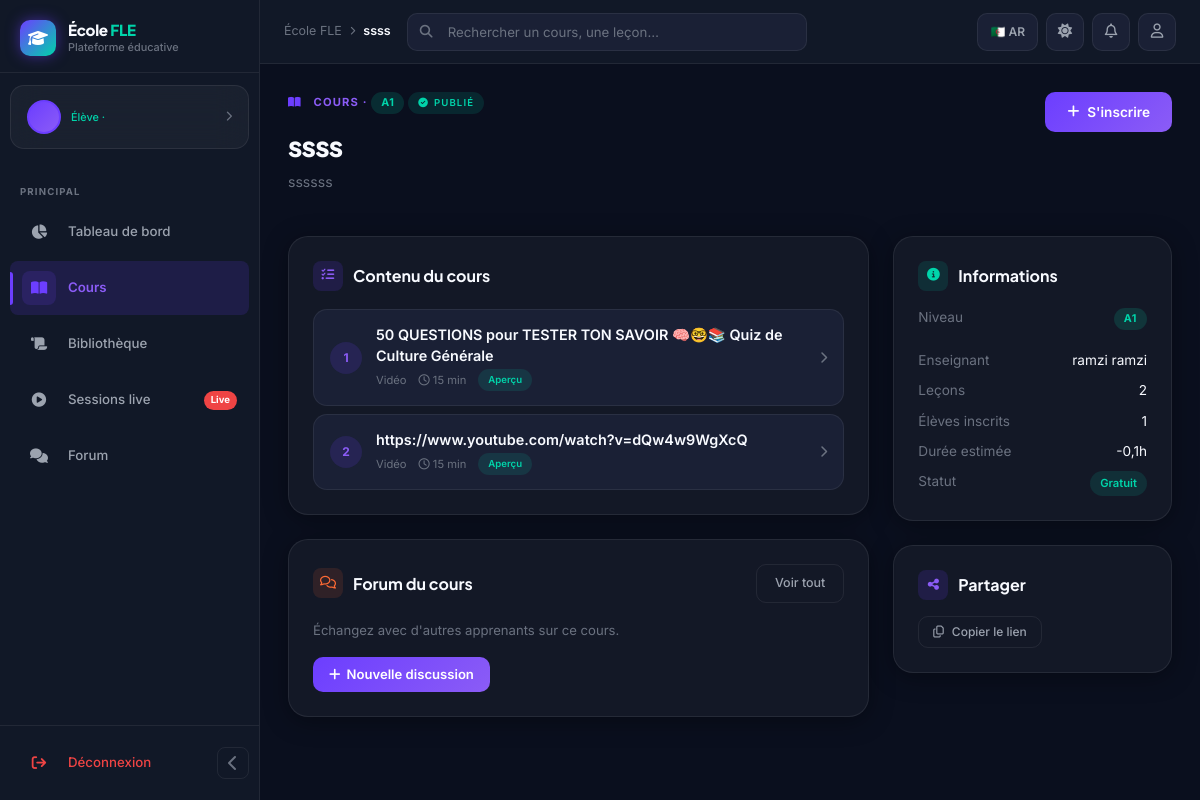
The app's page /courses/ssss/ with its own data.
### apps/courses/models.py (models this page shows, shortened)
class Course(models.Model):
    class Level(models.TextChoices):
        A1 = 'A1', 'A1 - Débutant'
        A2 = 'A2', 'A2 - Élémentaire'
        B1 = 'B1', 'B1 - Intermédiaire'
    class Status(models.TextChoices):
        DRAFT = 'draft', _('Brouillon')
        PUBLISHED = 'published', _('Publié')
        ARCHIVED = 'archived', _('Archivé')
    title = models.CharField(max_length=300, verbose_name=_('Titre'))
    slug = models.SlugField(unique=True)
    description = models.TextField(verbose_name=_('Description'))
    thumbnail = models.ImageField(upload_to='course_thumbnails/', null=True, blank=True)
    level = models.CharField(max_length=5, choices=Level.choices, default=Level.A1)
    category = models.ForeignKey(Category, on_delete=models.SET_NULL, null=True, blank=True)
    teacher = models.ForeignKey(
        settings.AUTH_USER_MODEL,
        on_delete=models.CASCADE,
        related_name='courses_taught',
        limit_choices_to={'role': 'teacher'},
    )
    status = models.CharField(max_length=20, choices=Status.choices, default=Status.DRAFT)
    is_published = models.BooleanField(default=False)
    is_free = models.BooleanField(default=True)
    duration_hours = models.DecimalField(max_digits=4, decimal_places=1, null=True, blank=True)
    prerequisites = models.ManyToManyField('self', symmetrical=False, blank=True)
    created_at = models.DateTimeField(auto_now_add=True)
    updated_at = models.DateTimeField(auto_now=True)
    class Meta:
        ordering = ['-created_at']
        verbose_name = _('Cours')
        verbose_name_plural = _('Cours')
    @property
    def total_lessons(self):
        return self.lessons.count()
    @property
    def enrolled_count(self):
        return self.enrollments.count()

class Lesson(models.Model):
    class LessonType(models.TextChoices):
        VIDEO = 'video', _('Vidéo')
        TEXT = 'text', _('Texte')
        EXERCISE = 'exercise', _('Exercice')
        QUIZ = 'quiz', _('Quiz')
    course = models.ForeignKey(Course, on_delete=models.CASCADE, related_name='lessons')
    title = models.CharField(max_length=300)
    lesson_type = models.CharField(max_length=20, choices=LessonType.choices, default=LessonType.VIDEO)
    order = models.PositiveSmallIntegerField(default=0)
    description = models.TextField(blank=True)
    video_url = models.URLField(blank=True, help_text='YouTube, Vimeo, or direct URL')
    video_file = models.FileField(upload_to='course_materials/videos/', blank=True, null=True)
    content = models.TextField(blank=True, help_text='Rich text content for text lessons')
    duration_minutes = models.PositiveSmallIntegerField(null=True, blank=True)
    is_free_preview = models.BooleanField(default=False)
    created_at = models.DateTimeField(auto_now_add=True)
    class Meta:
        ordering = ['order']
        verbose_name = _('Leçon')

### apps/accounts/models.py (models this page shows, shortened)
class User(AbstractUser):
    class Role(models.TextChoices):
        ADMIN = 'admin', _('Administrateur')
        TEACHER = 'teacher', _('Enseignant')
        STUDENT = 'student', _('Élève')
        GUEST = 'guest', _('Visiteur')
    class Level(models.TextChoices):
        A1 = 'A1', 'A1 - Débutant'
        A2 = 'A2', 'A2 - Élémentaire'
        B1 = 'B1', 'B1 - Intermédiaire'
    role = models.CharField(
        max_length=20,
        choices=Role.choices,
        default=Role.STUDENT,
        verbose_name=_('Rôle'),
    )
    bio = models.TextField(blank=True, verbose_name=_('Biographie'))
    avatar = models.ImageField(
        upload_to='avatars/',
        null=True,
        blank=True,
        verbose_name=_('Avatar'),
    )
    level = models.CharField(
        max_length=5,
        choices=Level.choices,
        default=Level.A1,
        blank=True,
        verbose_name=_('Niveau'),
    )
    phone = models.CharField(max_length=20, blank=True, verbose_name=_('Téléphone'))
    date_of_birth = models.DateField(null=True, blank=True, verbose_name=_('Date de naissance'))
    preferred_language = models.CharField(
        max_length=5,
        choices=[('fr', 'Français'), ('ar', 'العربية')],
        default='fr',
        verbose_name=_('Langue préférée'),
    )
    is_email_verified = models.BooleanField(default=False)
    created_at = models.DateTimeField(auto_now_add=True)
    updated_at = models.DateTimeField(auto_now=True)
    specialization = models.CharField(max_length=200, blank=True, verbose_name=_('Spécialisation'))
    years_experience = models.PositiveSmallIntegerField(null=True, blank=True)
    class Meta:
        verbose_name = _('Utilisateur')
        verbose_name_plural = _('Utilisateurs')
        ordering = ['-date_joined']

### apps/courses/views.py (the view, shortened to what this page needs)
# urls.py: path('<slug:slug>/', views.course_detail_view, name='detail'),
def course_detail_view(request, slug):
    course = get_object_or_404(Course, slug=slug, is_published=True)
    lessons = course.lessons.all()
    is_enrolled = False
    progress_pct = 0
    return render(request, 'courses/detail.html', {
        'course': course,
        'lessons': lessons,
        'is_enrolled': is_enrolled,
        'progress_pct': progress_pct,
    })

### templates/courses/detail.html (shortened to what this page needs)
{% extends 'base_dashboard.html' %}
{% load static %}
{% block breadcrumb %}{{ course.title }}{% endblock %}
{% block nav_courses %}active{% endblock %}
{% block content %}
<div class="page-header animate-in">
    <div class="d-flex align-items-start justify-content-between flex-wrap gap-3">
        <div>
            <div class="page-eyebrow">
                <i class="fa-solid fa-book-open me-2" style="color:var(--violet);"></i>
                Cours · <span class="course-level-badge level-{{ course.level|lower }}">{{ course.level }}</span>
                {% if course.is_published %}
                <span class="pill pill-mint" style="font-size:.6rem;"><i class="fa-solid fa-circle-check"></i> Publié</span>
                {% else %}
                <span class="pill pill-muted" style="font-size:.6rem;"><i class="fa-regular fa-clock"></i> Brouillon</span>
                {% endif %}
            </div>
            <h1 class="page-title">{{ course.title }}</h1>
            <p class="page-subtitle">{{ course.description|truncatechars:200 }}</p>
        </div>
        <div class="d-flex gap-2 flex-wrap">
            {% if is_enrolled %}
            <span class="btn-mint" style="cursor:default;"><i class="fa-solid fa-circle-check"></i> Inscrit</span>
            {% else %}
            <a href="{% url 'courses:enroll' course.slug %}" class="btn-primary-gradient"><i class="fa-solid fa-plus"></i> S'inscrire</a>
            {% endif %}
        </div>
    </div>
</div>
<div class="row g-4">
    <div class="col-lg-8 animate-in animate-in-d1">
        <div class="glass-card p-4 mb-4">
            <div class="section-header">
                <div class="section-title">
                    <div class="section-title-icon" style="background:var(--violet-dim);color:var(--violet-light);">
                        <i class="fa-solid fa-list-check"></i>
                    </div>
                    Contenu du cours
                </div>
            </div>
            <div style="display:flex;flex-direction:column;gap:8px;">
                {% for lesson in lessons %}
                <a href="{% url 'courses:lesson' course.slug lesson.id %}" style="text-decoration:none;color:inherit;display:block;padding:14px 16px;border-radius:var(--radius-md);border:1px solid var(--border);background:var(--bg-card);transition:all var(--transition);{% if request.user.is_authenticated %}cursor:pointer;{% endif %}" onmouseenter="this.style.borderColor='var(--border-glow)'" onmouseleave="this.style.borderColor='var(--border)'">
                    <div style="display:flex;align-items:center;gap:14px;">
                        <span style="display:flex;align-items:center;justify-content:center;width:32px;height:32px;border-radius:50%;background:var(--violet-dim);color:var(--violet-light);font-size:.75rem;font-weight:700;flex-shrink:0;">{{ forloop.counter }}</span>
                        <div style="flex:1;">
                            <div style="font-weight:600;font-size:.9rem;color:var(--text-primary);">{{ lesson.title }}</div>
                            <div style="display:flex;align-items:center;gap:12px;font-size:.7rem;color:var(--text-muted);margin-top:2px;">
                                <span>{{ lesson.get_lesson_type_display|default:"Vidéo" }}</span>
                                {% if lesson.duration_minutes %}<span><i class="fa-regular fa-clock"></i> {{ lesson.duration_minutes }} min</span>{% endif %}
                                {% if lesson.is_free_preview %}<span class="pill pill-mint" style="font-size:.6rem;">Aperçu</span>{% endif %}
                            </div>
                        </div>
                        <i class="fa-solid fa-chevron-right" style="color:var(--text-muted);font-size:.75rem;"></i>
                    </div>
                </a>
                {% empty %}
                <div style="text-align:center;padding:32px 16px;color:var(--text-muted);">
                    <i class="fa-regular fa-file-lines" style="font-size:2rem;opacity:.2;display:block;margin-bottom:12px;"></i>
                    <p>Aucune leçon pour le moment.</p>
                </div>
                {% endfor %}
            </div>
        </div>
        <div class="glass-card p-4">
            <div class="section-header">
                <div class="section-title">
                    <div class="section-title-icon" style="background:var(--orange-dim);color:var(--orange);">
                        <i class="fa-regular fa-comments"></i>
                    </div>
                    Forum du cours
                </div>
                <a href="{% url 'courses:course_forum' course.slug %}" class="btn-ghost" style="font-size:.78rem;">Voir tout</a>
            </div>
            <p style="font-size:.82rem;color:var(--text-muted);">Échangez avec d'autres apprenants sur ce cours.</p>
            <a href="{% url 'courses:course_create_thread' course.slug %}" class="btn-primary-gradient" style="font-size:.82rem;padding:8px 16px;display:inline-flex;align-items:center;gap:6px;">
                <i class="fa-solid fa-plus"></i> Nouvelle discussion
            </a>
        </div>
    </div>
    <div class="col-lg-4 animate-in animate-in-d2">
        <div class="glass-card p-4 mb-4">
            <div class="section-title mb-3"><div class="section-title-icon" style="background:var(--mint-dim);color:var(--mint);"><i class="fa-solid fa-circle-info"></i></div> Informations</div>
            <div style="display:flex;flex-direction:column;gap:10px;font-size:.85rem;">
                <div style="display:flex;justify-content:space-between;">
                    <span style="color:var(--text-muted);">Niveau</span>
                    <span><span class="course-level-badge level-{{ course.level|lower }}">{{ course.level }}</span></span>
                </div>
                <div style="display:flex;justify-content:space-between;">
                    <span style="color:var(--text-muted);">Enseignant</span>
                    <span style="color:var(--text-primary);">{{ course.teacher.get_full_name|default:course.teacher.username }}</span>
                </div>
                <div style="display:flex;justify-content:space-between;">
                    <span style="color:var(--text-muted);">Leçons</span>
                    <span style="color:var(--text-primary);">{{ course.total_lessons }}</span>
                </div>
                <div style="display:flex;justify-content:space-between;">
                    <span style="color:var(--text-muted);">Élèves inscrits</span>
                    <span style="color:var(--text-primary);">{{ course.enrolled_count }}</span>
                </div>
                {% if course.duration_hours %}
                <div style="display:flex;justify-content:space-between;">
                    <span style="color:var(--text-muted);">Durée estimée</span>
                    <span style="color:var(--text-primary);">{{ course.duration_hours }}h</span>
                </div>
                {% endif %}
                <div style="display:flex;justify-content:space-between;">
                    <span style="color:var(--text-muted);">Statut</span>
                    <span>{% if course.is_free %}<span class="pill pill-mint">Gratuit</span>{% else %}<span class="pill pill-orange">Payant</span>{% endif %}</span>
                </div>
            </div>
        </div>
        <div class="glass-card p-4">
            <div class="section-title mb-3"><div class="section-title-icon" style="background:var(--violet-dim);color:var(--violet-light);"><i class="fa-solid fa-share-nodes"></i></div> Partager</div>
            <div style="display:flex;gap:8px;flex-wrap:wrap;">
                <button class="btn-ghost" style="font-size:.75rem;padding:6px 14px;" onclick="navigator.clipboard.writeText(window.location.href)"><i class="fa-regular fa-copy"></i> Copier le lien</button>
            </div>
        </div>
    </div>
</div>
{% endblock %}

### records on screen
Course: title "ssss", level "A1", description "ssssss", teacher.get_full_name "ramzi ramzi", total_lessons "2", enrolled_count "1", duration_hours "-0,1"
Lesson: title "50 QUESTIONS pour TESTER TON SAVOIR 🧠🤓📚 Quiz de Culture Générale", lesson_type "Vidéo", duration_minutes "15", is_free_preview "Aperçu"
Lesson: title "https://www.youtube.com/watch?v=dQw4w9WgXcQ", lesson_type "Vidéo", duration_minutes "15", is_free_preview "Aperçu"
